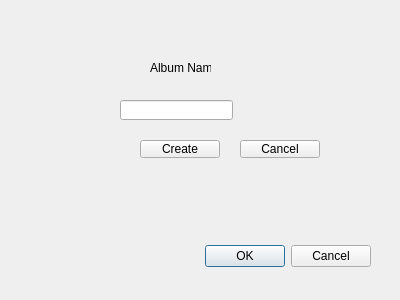
<?xml version="1.0" encoding="UTF-8"?>
<ui version="4.0">
 <class>CreateAlbumDialog</class>
 <widget class="QDialog" name="CreateAlbumDialog">
  <property name="geometry">
   <rect>
    <x>0</x>
    <y>0</y>
    <width>400</width>
    <height>300</height>
   </rect>
  </property>
  <property name="windowTitle">
   <string>Dialog</string>
  </property>
  <widget class="QDialogButtonBox" name="buttonBox">
   <property name="geometry">
    <rect>
     <x>30</x>
     <y>240</y>
     <width>341</width>
     <height>32</height>
    </rect>
   </property>
   <property name="orientation">
    <enum>Qt::Orientation::Horizontal</enum>
   </property>
   <property name="standardButtons">
    <set>QDialogButtonBox::StandardButton::Cancel|QDialogButtonBox::StandardButton::Ok</set>
   </property>
  </widget>
  <widget class="QLabel" name="albumNameLabel">
   <property name="geometry">
    <rect>
     <x>150</x>
     <y>60</y>
     <width>61</width>
     <height>16</height>
    </rect>
   </property>
   <property name="text">
    <string>&lt;html&gt;&lt;head/&gt;&lt;body&gt;&lt;p&gt;Album Name&lt;/p&gt;&lt;/body&gt;&lt;/html&gt;</string>
   </property>
  </widget>
  <widget class="QLineEdit" name="albumNameLineEdit">
   <property name="geometry">
    <rect>
     <x>120</x>
     <y>100</y>
     <width>113</width>
     <height>20</height>
    </rect>
   </property>
  </widget>
  <widget class="QPushButton" name="createButton">
   <property name="geometry">
    <rect>
     <x>140</x>
     <y>140</y>
     <width>80</width>
     <height>18</height>
    </rect>
   </property>
   <property name="text">
    <string>Create</string>
   </property>
  </widget>
  <widget class="QPushButton" name="cancelButton">
   <property name="geometry">
    <rect>
     <x>240</x>
     <y>140</y>
     <width>80</width>
     <height>18</height>
    </rect>
   </property>
   <property name="text">
    <string>Cancel</string>
   </property>
  </widget>
 </widget>
 <resources/>
 <connections>
  <connection>
   <sender>buttonBox</sender>
   <signal>accepted()</signal>
   <receiver>CreateAlbumDialog</receiver>
   <slot>accept()</slot>
   <hints>
    <hint type="sourcelabel">
     <x>248</x>
     <y>254</y>
    </hint>
    <hint type="destinationlabel">
     <x>157</x>
     <y>274</y>
    </hint>
   </hints>
  </connection>
  <connection>
   <sender>buttonBox</sender>
   <signal>rejected()</signal>
   <receiver>CreateAlbumDialog</receiver>
   <slot>reject()</slot>
   <hints>
    <hint type="sourcelabel">
     <x>316</x>
     <y>260</y>
    </hint>
    <hint type="destinationlabel">
     <x>286</x>
     <y>274</y>
    </hint>
   </hints>
  </connection>
 </connections>
</ui>
